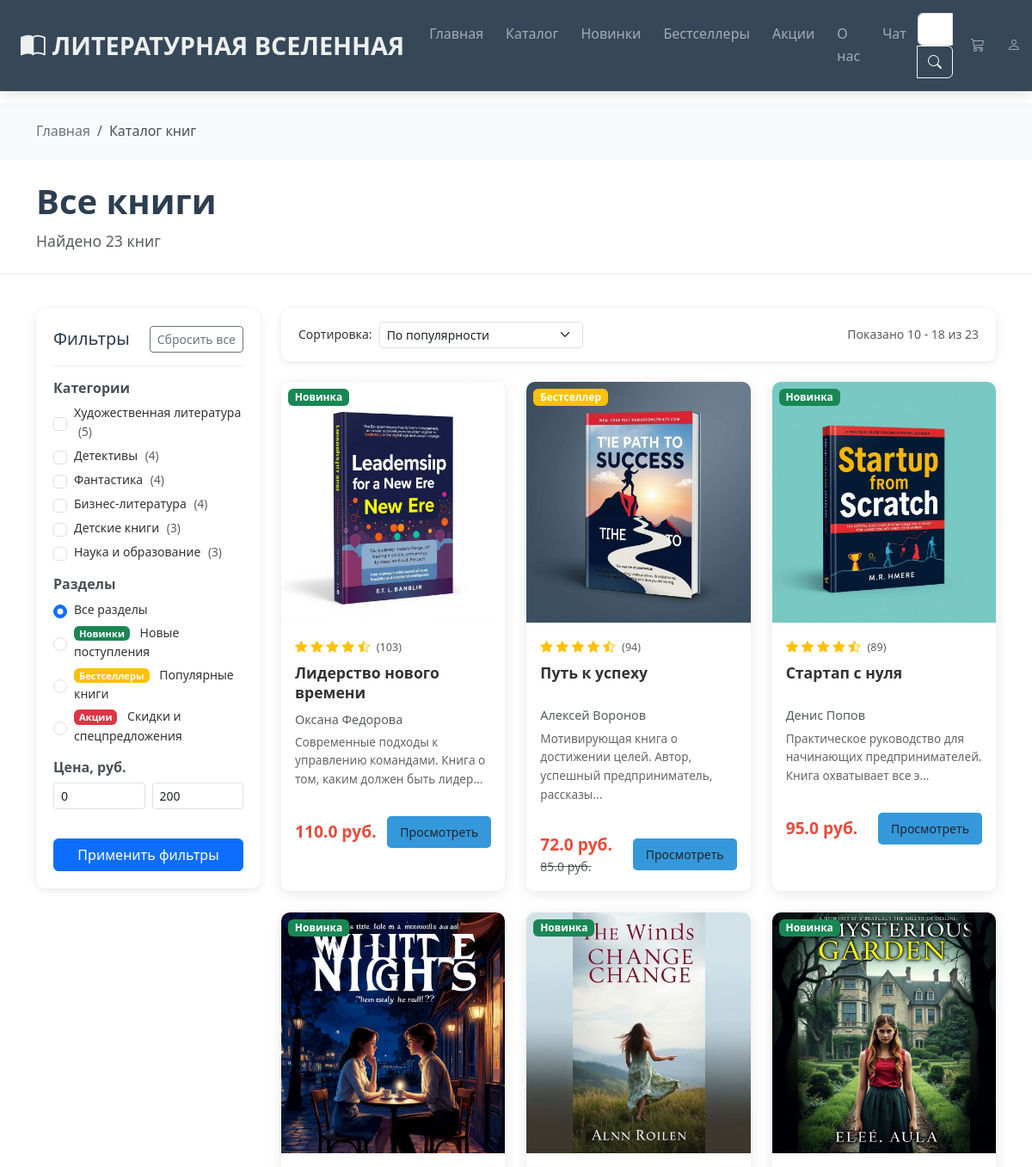
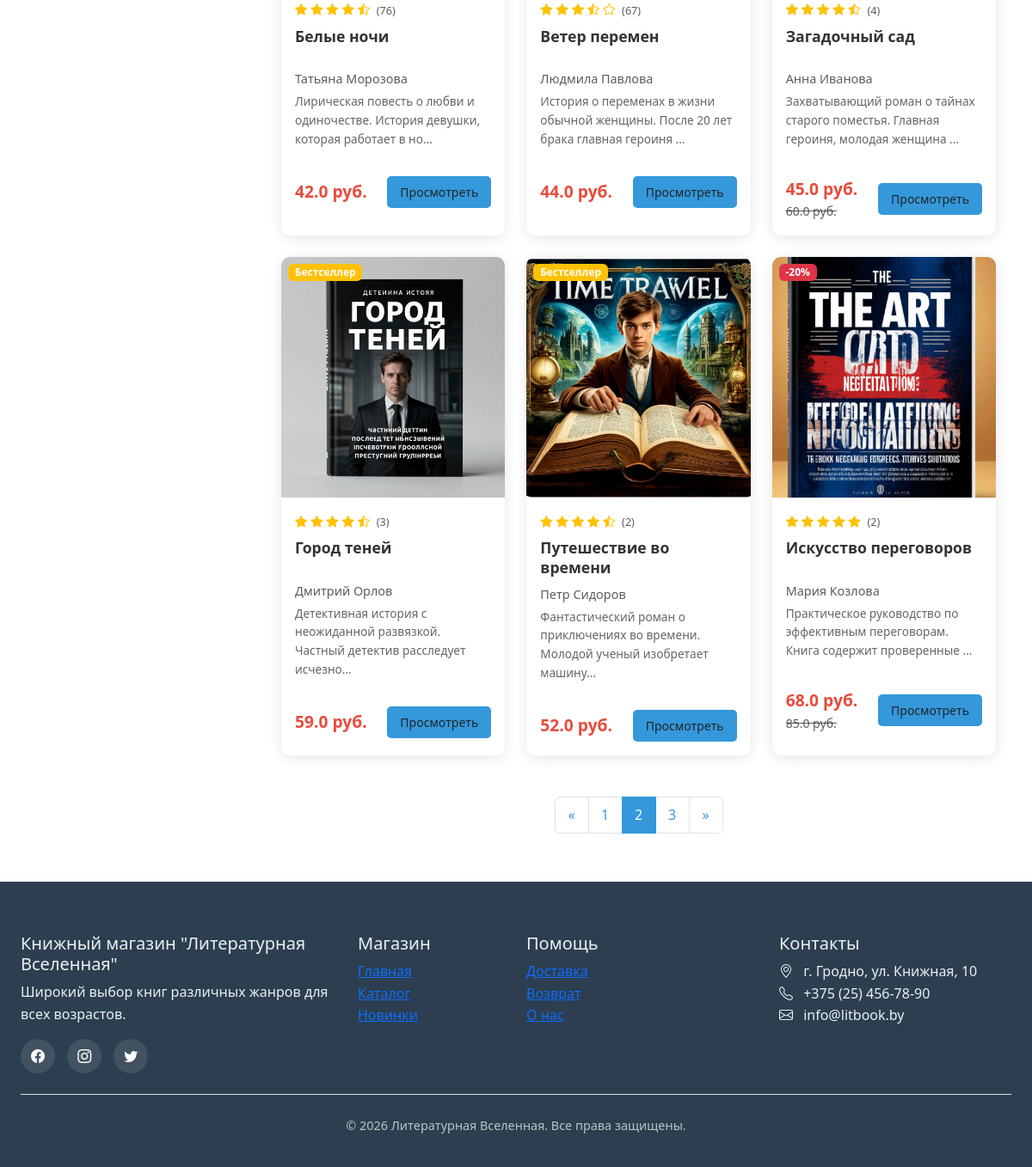
/catalog?page=2&sort=popular&min_price=0&max_price=200&search=, run on an earlier commit of the app's database (2 pictures, top to bottom).
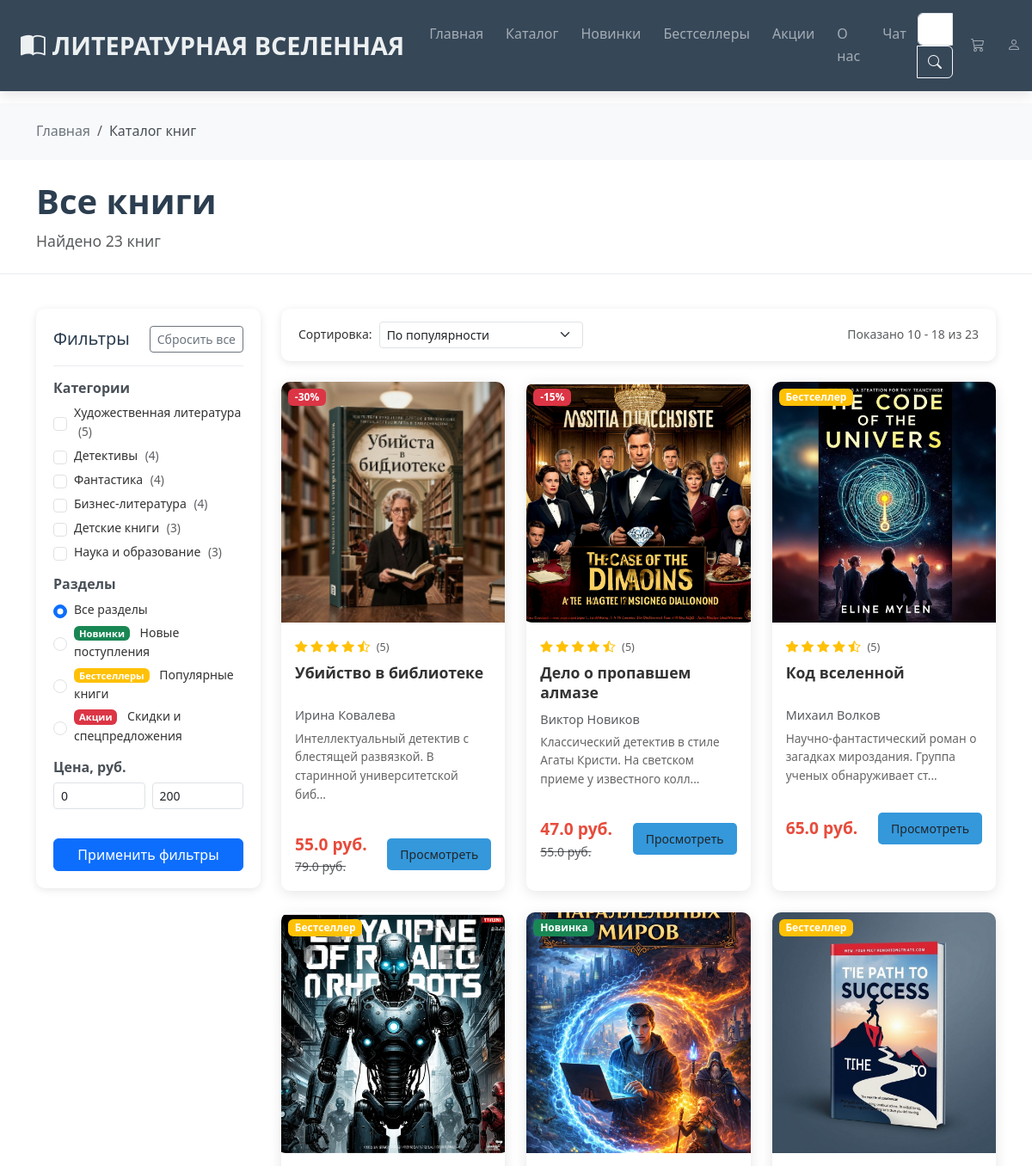
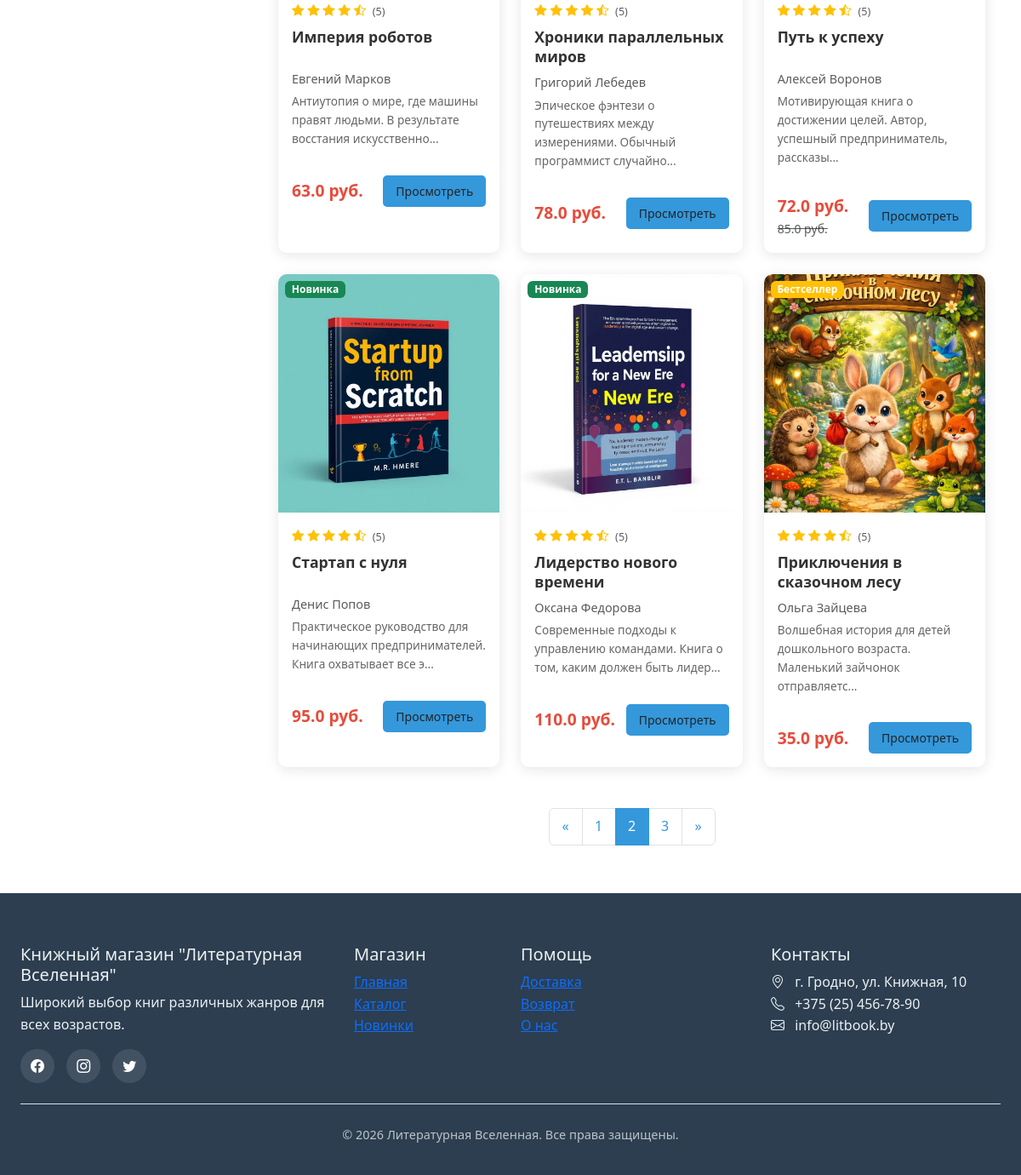
And on a later commit of the database (2 pictures, top to bottom).
### models.py (models this page shows, shortened)
class Category(db.Model):
    __tablename__ = 'categories'
    id = db.Column(db.Integer, primary_key=True)
    name = db.Column(db.String(50), nullable=False, unique=True)
    slug = db.Column(db.String(50), nullable=False, unique=True)
    image = db.Column(db.String(100))
    books = db.relationship('Book', backref='category', lazy=True)

class Book(db.Model):
    __tablename__ = 'books'
    id = db.Column(db.Integer, primary_key=True)
    title = db.Column(db.String(200), nullable=False)
    author = db.Column(db.String(100), nullable=False)
    description = db.Column(db.Text, nullable=False)
    price = db.Column(db.Float, nullable=False)
    old_price = db.Column(db.Float)
    isbn = db.Column(db.String(20), unique=True)
    publisher = db.Column(db.String(100))
    year = db.Column(db.Integer)
    pages = db.Column(db.Integer)
    image = db.Column(db.String(100), default='book.jpg')
    rating = db.Column(db.Float, default=0.0)
    reviews_count = db.Column(db.Integer, default=0)
    is_new = db.Column(db.Boolean, default=False)
    is_bestseller = db.Column(db.Boolean, default=False)
    is_sale = db.Column(db.Boolean, default=False)
    sale_percent = db.Column(db.Integer)
    stock = db.Column(db.Integer, default=10)
    created_at = db.Column(db.DateTime, default=datetime.now)
    category_id = db.Column(db.Integer, db.ForeignKey('categories.id'), nullable=False)
    reviews = db.relationship('Review', backref='book', lazy=True)
    order_items = db.relationship('OrderItem', backref='book', lazy=True)
    wishlist_items = db.relationship('Wishlist', backref='book', lazy=True)

### app.py (the view, shortened to what this page needs)
@app.route('/catalog')
def catalog():
    category_slugs = request.args.getlist('category')
    section = request.args.get('section')
    sort = request.args.get('sort', 'popular')
    min_price = request.args.get('min_price', 0, type=int)
    max_price = request.args.get('max_price', 200, type=int)
    search = request.args.get('search', '')
    page = request.args.get('page', 1, type=int)
    per_page = 9  # Количество книг на странице
    query = Book.query
    filters_applied = False
    if category_slugs and category_slugs[0]:  # Проверяем, что не пустой список
        categories = Category.query.filter(Category.slug.in_(category_slugs)).all()
        if categories:  # Проверяем, что нашли категории
            category_ids = [cat.id for cat in categories]
            query = query.filter(Book.category_id.in_(category_ids))
            filters_applied = True
    if min_price != 0 or max_price != 200:
        query = query.filter(Book.price >= min_price, Book.price <= max_price)
        filters_applied = True
    if sort == 'price_asc':
        query = query.order_by(Book.price.asc())
    elif sort == 'price_desc':
        query = query.order_by(Book.price.desc())
    elif sort == 'newest':
        query = query.order_by(Book.created_at.desc())
    elif sort == 'rating':
        query = query.order_by(Book.rating.desc())
    else:  # популярность
        query = query.order_by(Book.reviews_count.desc())
    pagination = query.paginate(page=page, per_page=per_page, error_out=False)
    books = pagination.items
    categories = Category.query.all()
    category_counts = {}
    for cat in categories:
        count = Book.query.filter_by(category_id=cat.id).count()
        category_counts[cat.id] = count
    url_params = {
        'category': category_slugs,
        'section': section,
        'sort': sort,
        'min_price': min_price,
        'max_price': max_price,
        'search': search
    }
    return render_template('catalog.html',
                         books=books,
                         pagination=pagination,
                         categories=categories,
                         category_counts=category_counts,
                         selected_categories=category_slugs,
                         current_section=section,
                         current_sort=sort,
                         min_price=min_price,
                         max_price=max_price,
                         search=search,
                         url_params=url_params,
                         filters_applied=filters_applied)

### app.py (called while the page is built)
@app.context_processor
def inject_data():
    categories = Category.query.all()
    cart_count = 0
    if 'cart' in session:
        cart_count = sum(item['quantity'] for item in session['cart'].values())
    return dict(
        categories=categories,
        cart_count=cart_count,
        current_year=datetime.now().year
    )

### templates/catalog.html (shortened to what the changed rows need)
{% extends "base.html" %}
{% block content %}
<section class="catalog-header py-3 py-sm-4">
    <div class="container">
        <div class="row align-items-center">
            <div class="col-12">
                <h1 class="catalog-title mb-2">
    {% if request.args.get('section') == 'new' %}
        Новинки
    {% elif request.args.get('section') == 'bestseller' %}
        Бестселлеры
    {% elif request.args.get('section') == 'sale' %}
        Акции и скидки
    {% elif request.args.get('search') %}
        Поиск: "{{ request.args.get('search') }}"
    {% else %}
        Все книги
    {% endif %}
</h1>
            </div>
        </div>
    </div>
</section>
<section class="catalog-main">
    <div class="container">
        <div class="row g-3 g-lg-4">
            <div class="col-lg-3">
                <div class="filter-sidebar">
                    <div class="filter-group mb-3">
                        <div class="filter-options">
                            {% for category in categories %}
                            <div class="form-check mb-1">
                                {% set cat_checked = category.slug in selected_categories %}
                                <input class="form-check-input category-filter" type="checkbox"
                                       value="{{ category.slug }}"
                                       id="cat{{ category.id }}"
                                       {% if cat_checked %}checked{% endif %}>
                                <label class="form-check-label small" for="cat{{ category.id }}">
                                    {{ category.name }}
                                    <span class="text-muted">({{ category_counts[category.id] }})</span>
                                </label>
                            </div>
                            {% endfor %}
                        </div>
                    </div>
                </div>
            </div>
            <div class="col-lg-9">
                <div class="books-grid align-items-stretch">
                    {% for book in books %}
                    <div class="book-card catalog-view h-100">
                        <div class="book-cover position-relative">
                            <img src="{{ url_for('static', filename='img/books/' + book.image) }}" alt="{{ book.title }}" class="img-fluid w-100">
                            {% if book.is_new %}
                                <span class="badge bg-success position-absolute top-0 start-0 m-2">Новинка</span>
                            {% elif book.is_bestseller %}
                                <span class="badge bg-warning position-absolute top-0 start-0 m-2">Бестселлер</span>
                            {% elif book.is_sale %}
                                <span class="badge bg-danger position-absolute top-0 start-0 m-2">-{{ book.sale_percent }}%</span>
                            {% endif %}
                        </div>
                        <div class="card-body p-2 p-sm-3">
                            <div class="rating mb-1 mb-sm-2">
                                {% for i in range(5) %}
                                    {% if i < book.rating|int %}
                                        <i class="bi bi-star-fill text-warning"></i>
                                    {% elif book.rating - i > 0 %}
                                        <i class="bi bi-star-half text-warning"></i>
                                    {% else %}
                                        <i class="bi bi-star text-warning"></i>
                                    {% endif %}
                                {% endfor %}
                                <span class="text-muted ms-1 small">({{ book.reviews_count }})</span>
                            </div>
                            <h5 class="card-title">{{ book.title }}</h5>
                            <p class="author text-muted small mb-1">{{ book.author }}</p>
                            <p class="card-text small text-truncate-2 d-none d-sm-block">{{ book.description[:80] }}...</p>
                            <div class="d-flex flex-wrap justify-content-between align-items-center mt-2 mt-sm-3 gap-2">
                                <div>
                                    <span class="price fw-bold">{{ book.price }} руб.</span>
                                    {% if book.old_price %}
                                        <small class="text-muted d-block"><s>{{ book.old_price }} руб.</s></small>
                                    {% endif %}
                                </div>
                                <a href="{{ url_for('book_details', book_id=book.id) }}" class="btn btn-book btn-sm">Просмотреть</a>
                            </div>
                        </div>
                    </div>
                    {% endfor %}
                </div>
                {% if pagination.pages > 1 %}
                <nav aria-label="Page navigation" class="mt-4 mt-sm-5">
                    <ul class="pagination justify-content-center flex-wrap">
                        {% for page_num in pagination.iter_pages(left_edge=1, right_edge=1, left_current=2, right_current=2) %}
                            {% if page_num %}
                                <li class="page-item {% if page_num == pagination.page %}active{% endif %}">
                                    <a class="page-link" href="{{ url_for('catalog', page=page_num, **url_params) }}">
                                        {{ page_num }}
                                    </a>
                                </li>
                            {% else %}
                                <li class="page-item disabled d-none d-sm-block">
                                    <span class="page-link">...</span>
                                </li>
                            {% endif %}
                        {% endfor %}
                    </ul>
                </nav>
                {% endif %}
            </div>
        </div>
    </div>
</section>
{% endblock %}

What changed in the data, as far as the page shows it:
no longer on this page (row edited): Book: image (picture), is_new "Новинка", rating 4.2 (drawn), reviews_count "76", title "Белые ночи", author "Татьяна Морозова", description "Лирическая повесть о любви и одиночестве. История девушки, которая работает в но", price "42.0"
no longer on this page (row edited): Book: image (picture), is_new "Новинка", rating 3.8 (drawn), reviews_count "67", title "Ветер перемен", author "Людмила Павлова", description "История о переменах в жизни обычной женщины. После 20 лет брака главная героиня", price "44.0"
no longer on this page (row edited): Book: image (picture), is_new "Новинка", rating 4.5 (drawn), reviews_count "4", title "Загадочный сад", author "Анна Иванова", description "Захватывающий роман о тайнах старого поместья. Главная героиня, молодая женщина", price "45.0", old_price "60.0"
no longer on this page (row edited): Book: image (picture), is_new "Бестселлер", rating 4.33333 (drawn), reviews_count "3", title "Город теней", author "Дмитрий Орлов", description "Детективная история с неожиданной развязкой. Частный детектив расследует исчезно", price "59.0"
no longer on this page (row edited): Book: image (picture), is_new "Бестселлер", rating 4.5 (drawn), reviews_count "2", title "Путешествие во времени", author "Петр Сидоров", description "Фантастический роман о приключениях во времени. Молодой ученый изобретает машину", price "52.0"
no longer on this page (row edited): Book: image (picture), sale_percent "20", rating 5 (drawn), reviews_count "2", title "Искусство переговоров", author "Мария Козлова", description "Практическое руководство по эффективным переговорам. Книга содержит проверенные", price "68.0", old_price "85.0"
now on this page (row edited): Book: image (picture), sale_percent "30", rating 4.6 (drawn), reviews_count "5", title "Убийство в библиотеке", author "Ирина Ковалева", description "Интеллектуальный детектив с блестящей развязкой. В старинной университетской биб", price "55.0", old_price "79.0"
now on this page (row edited): Book: image (picture), sale_percent "15", rating 4.6 (drawn), reviews_count "5", title "Дело о пропавшем алмазе", author "Виктор Новиков", description "Классический детектив в стиле Агаты Кристи. На светском приеме у известного колл", price "47.0", old_price "55.0"
now on this page (row edited): Book: image (picture), is_new "Бестселлер", rating 4.4 (drawn), reviews_count "5", title "Код вселенной", author "Михаил Волков", description "Научно-фантастический роман о загадках мироздания. Группа ученых обнаруживает ст", price "65.0"
now on this page (row edited): Book: image (picture), is_new "Бестселлер", rating 4.4 (drawn), reviews_count "5", title "Империя роботов", author "Евгений Марков", description "Антиутопия о мире, где машины правят людьми. В результате восстания искусственно", price "63.0"
now on this page (row edited): Book: image (picture), is_new "Новинка", rating 4.2 (drawn), reviews_count "5", title "Хроники параллельных миров", author "Григорий Лебедев", description "Эпическое фэнтези о путешествиях между измерениями. Обычный программист случайно", price "78.0"
changed Book "Путь к успеху": reviews_count "94" → "5"
changed Book "Стартап с нуля": reviews_count "89" → "5"
changed Book "Лидерство нового времени": reviews_count "103" → "5"; moves down the list
now on this page (row edited): Book: image (picture), is_new "Бестселлер", rating 4.4 (drawn), reviews_count "5", title "Приключения в сказочном лесу", author "Ольга Зайцева", description "Волшебная история для детей дошкольного возраста. Маленький зайчонок отправляетс", price "35.0"
